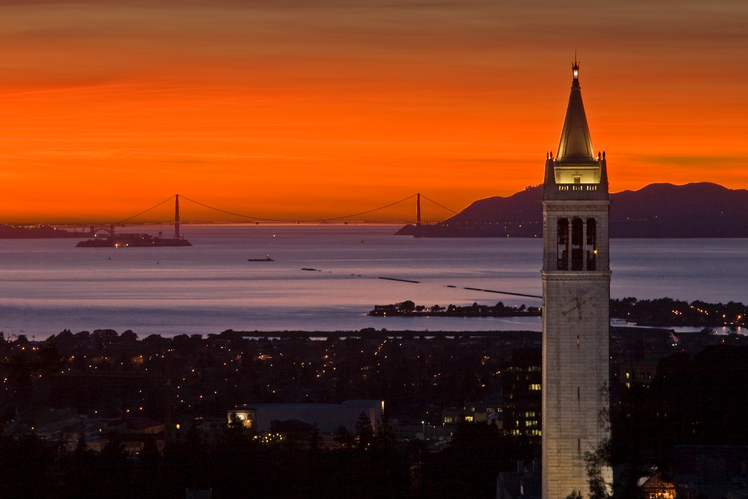
#> input picture Lab 1/image_examples/BerkeleyTower.png, 748 x 499 px
$ jupyter execute lab_1.ipynb
#> lines starting #> are read from the running program, lines starting #| are printed output that depends on the picture
## Biomedical images

This lab aims for the students to become familiar with image manipulation and representation techniques such as histogram manipulation, or filters, convolutions and fourier transforms.

### Part 1

The first part of this script focuses on loading an image, manipulating its histogram, and showing it on screen.

To do so, we will need the following python libraries:

[cell 1]
import matplotlib.pyplot as plt
import numpy as np
import cv2
import scipy.ndimage as ndimage

These are used for the following:
* `matplotlib.pyplot` offers reading, writting, and display options for images and plots. This will be useful to show the images on screen.
* `numpy` is the number one most used library on python for working with arrays, vectors, and numbers altogether, which we'll need to manipulate images.
* `cv2`, or `opencv-python`, is a huge library for image and video manipulation, which provides tons of filters and transformations easy to use.
* `scipy.ndimage` is also a library for image manipulation with filters, transformations and other tools.

An important consideration that must be taken into account when using `opencv-python` is that this library (for optimization reasons) displays colors in a BGR (Blue, Green, Red) form, in contrast with the RGB form most applications use nowadays.

Let us start by loading two images we'll use as examples for our code:

[cell 2]
berkeley = plt.imread('image_examples/BerkeleyTower.png')
#> berkeley is the input picture: shape (499, 748, 3) float32; mean R, G, B 0.463, 0.228, 0.129
cameraman = plt.imread('image_examples/cameraman.tif')
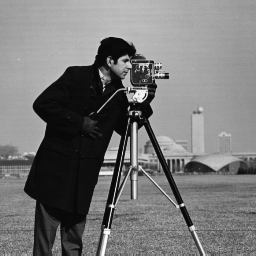
#> input picture Lab 1/image_examples/cameraman.tif, 256 x 256 px
#> cameraman is the input picture: shape (256, 256); min 7, max 253, mean 118.7

These images will already be in RGB. We can show both images by running `matplotlib`'s `pyplot.imshow()`.

[cell 3]
plt.imshow(berkeley)
plt.show()

[cell 4]
plt.imshow(cameraman, cmap='gray', vmin=0, vmax=255)
plt.show()

Note that the `cameraman.tif` image has a single channel, and as such needs a colormap (`cmap`) to be defined when showing it on screen. By default, all images with a single channel can be thought to be gray-scale images.

The `vmin` and `vmax` parameters determine which is the minimum and maximum values the pixels in the image can take.

To get a grasp of how images are encoded, we can split the channels of a colored image and display them side-by-side.

[cell 5]
red = berkeley[:, :, 0]
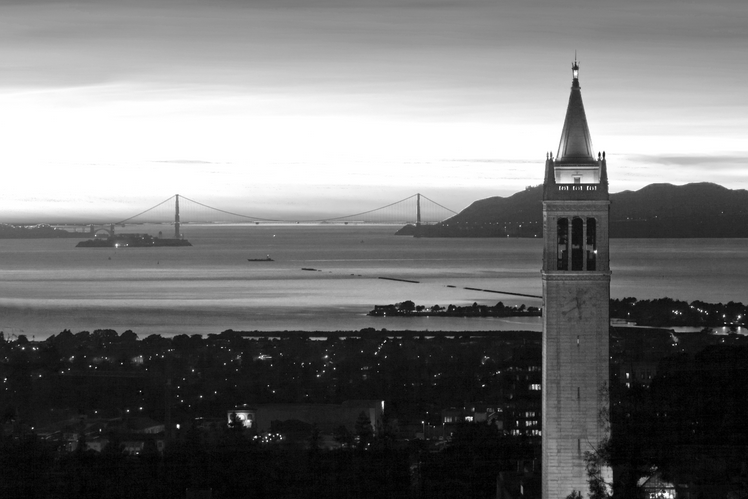
#> red: shape (499, 748) float32; min 0, max 1, mean 0.463
green = berkeley[:, :, 1]
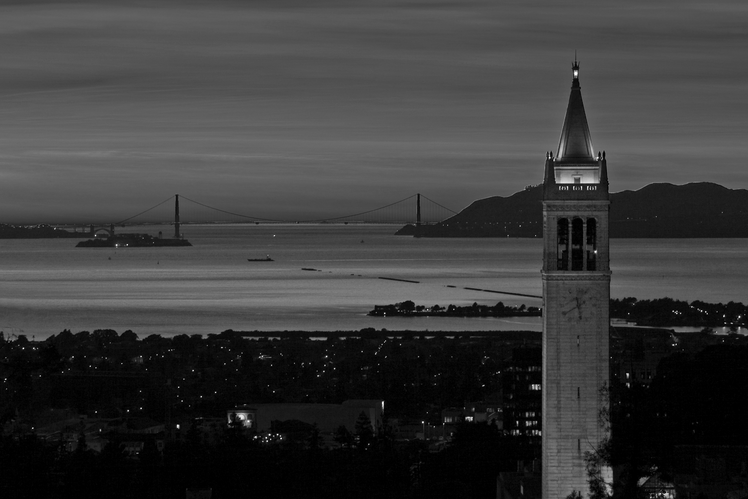
#> green: shape (499, 748) float32; min 0, max 1, mean 0.228
blue = berkeley[:, :, 2]
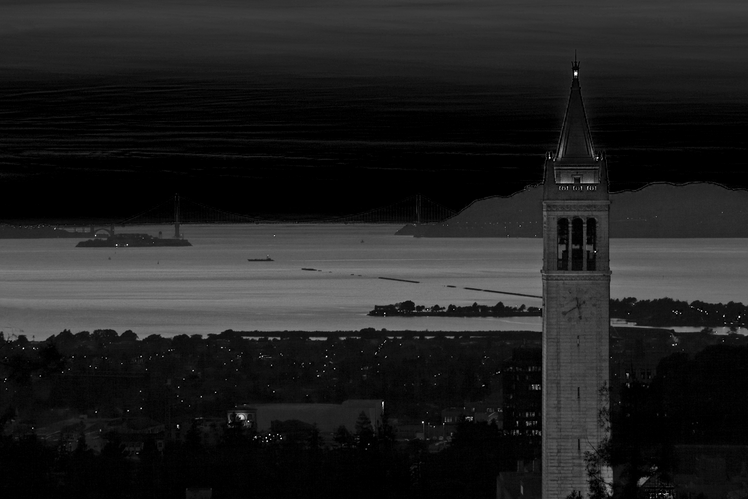
#> blue: shape (499, 748) float32; min 0, max 1, mean 0.129

fig, ax = plt.subplots(1, 3, figsize=(15, 5))
ax[0].imshow(red, cmap='gray', vmin=0, vmax=1)
ax[0].set_title('Red')
ax[1].imshow(green, cmap='gray', vmin=0, vmax=1)
ax[1].set_title('Green')
ax[2].imshow(blue, cmap='gray', vmin=0, vmax=1)
ax[2].set_title('Blue')

plt.show()

Different colormaps may be used to convey the color information easier.

[cell 6]
fig, ax = plt.subplots(1, 3, figsize=(15, 5))
ax[0].imshow(red, cmap='Reds', vmin=0, vmax=1)
ax[0].set_title('Red')
ax[1].imshow(green, cmap='Greens', vmin=0, vmax=1)
ax[1].set_title('Green')
ax[2].imshow(blue, cmap='Blues', vmin=0, vmax=1)
ax[2].set_title('Blue')

plt.show()

One can even convert colored images to gray-scale by different methods. The most easy is by averaging the intensity value over the color axis. This means performing the following calculation over all the pixels on the image:
$$
    GS_{ij} = \frac{1}{3}(R_{ij} + G_{ij} + B_{ij})
$$
Keep an eye on the shape of the image's matrix before and after the calculation.

[cell 7]
print("Shape before:", berkeley.shape)
#| Shape before: (499, 748, 3)
gray = np.average(berkeley, axis=2)
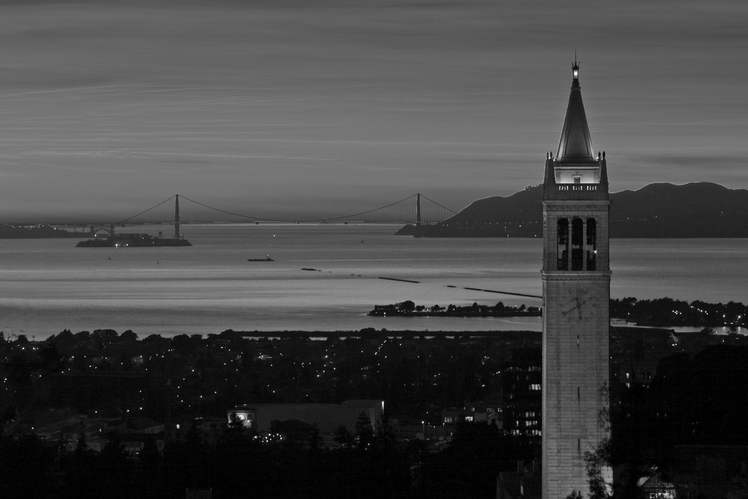
#> gray: shape (499, 748) float32; min 0, max 1, mean 0.273
print("Shape after:", gray.shape)
#| Shape after: (499, 748)

plt.imshow(gray, cmap='gray', vmin=0, vmax=1)
plt.show()

Note that different ways to make this conversion exist. For instance, the luminance of an image (also gray-scale) gives different importance to the three channels of the image:
$$
    L_{ij} = \frac{1}{3}(0.2126\cdot R_{ij} + 0.7152\cdot G_{ij} + 0.0722\cdot B_{ij})
$$

[cell 8]
luminance = 0.2126 * red + 0.7152 * green + 0.0722 * blue

plt.imshow(luminance, cmap='gray', vmin=0, vmax=1)
plt.show()

`opencv` comes with some builtin functions that makes this step easier and more intuitive:

[cell 9]
print("Shape before:", berkeley.shape)
#| Shape before: (499, 748, 3)
gray = cv2.cvtColor(berkeley, cv2.COLOR_RGB2GRAY)
print("Shape after:", gray.shape)
#| Shape after: (499, 748)

plt.imshow(gray, cmap='gray', vmin=0, vmax=1)
plt.show()

The histogram of this image can be computed by running over all the pixels on the gray-scale image and counting how many times each of the values appear. This can be done with a single `scipy.ndimage` function:

[cell 10]
hist = ndimage.histogram(gray, 0, 1, 256)
#> hist = 256 values, max 8402 at index 2, min 0 at index 214, mean 1458

Which takes the following inputs:
* The `input` image for which to construct the histogram
* The `minimum` value of the image pixels
* The `maximum` value of the image pixels
* The `bin count`

Note that the image max and min values were set to 0 and 1, which must be done like this, because `opencv` also normalizes the image pixels to a floating point number between 0 and 1, which is a very common way of encoding images.

[cell 11]
plt.plot(hist)
plt.show()
#> figure, not shown here; curve peaks at x = 2, y = 8402

It becomes obvious in this histogram that the gray-scale image of berkeley tower has a larger ammount of dimmer colors rather than lighter colors. One type of histogram manipulation can be cathegorized under linear transformations, for instance, rescaling all of the image pixels (values from 0 to 1) to another range of values:

[cell 12]
linear_eq = np.interp(gray, (gray.min(), gray.max()), (0.5, 1))
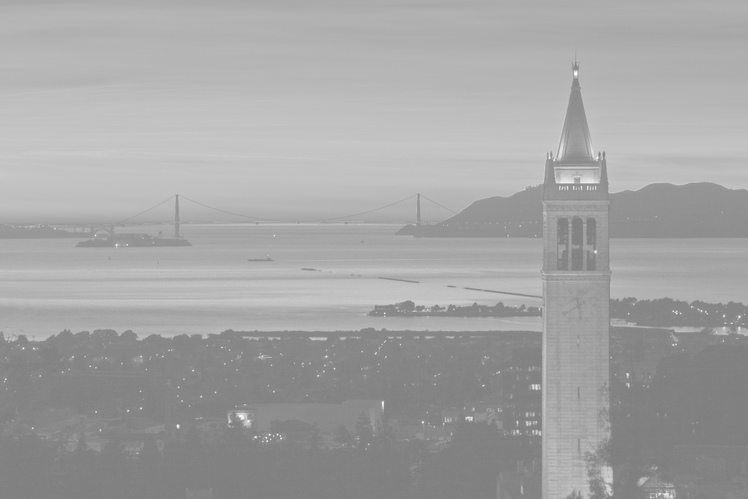
#> linear_eq: shape (499, 748) float64; min 0.5, max 1, mean 0.643

plt.imshow(linear_eq, cmap='gray', vmin=0, vmax=1)
plt.show()

See how the histogram changed:

[cell 13]
hist = ndimage.histogram(linear_eq, 0, 1, 256)
#> hist = 256 values, max 16622 at index 129, min 0 at index 0, mean 1458

plt.plot(hist)
plt.show()
#> figure, not shown here; curve peaks at x = 129, y = 16622

This is still not equalized, but one can play a bit with the numbers on the `np.interp` function, which provides an easy way of manipulating with linear transformations the histogram, to try to equalize it a bit.

Looking into the original histogram, most of the pixels present a value under 150 (over 255, which means a value of 150/255 = 0.58823529411 on the normalized image). We can then transform the image with the following:

[cell 14]
linear_eq = np.interp(gray, (0, 0.58823529411), (0, 1))
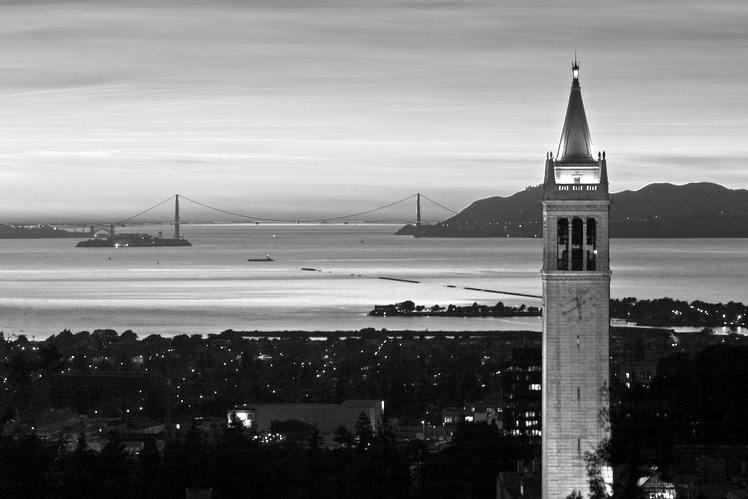
#> linear_eq: shape (499, 748) float64; min 0, max 1, mean 0.487

plt.imshow(linear_eq, cmap='gray', vmin=0, vmax=1)
plt.show()

hist = ndimage.histogram(linear_eq, 0, 1, 256)
#> hist = 256 values, max 5077 at index 4, min 38 at index 253, mean 1458
plt.plot(hist)
plt.show()
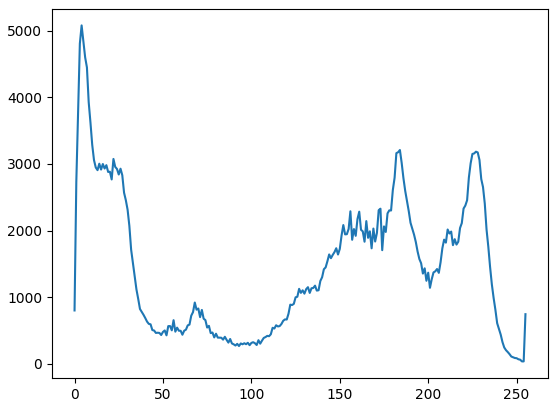
#> figure drawn by matplotlib, 1 panel; curve peaks at x = 4, y = 5077

This clearly improved the histogram of this image, however, it's not still equalized. This can be done with the following steps:

Note that, for the sake of simplicity, we go back to the `uint8` (0 to 255) values for the image pixels.

To start, one must compute the original histogram of the image:

[cell 15]
grayUint8 = np.uint8(gray * 255)
hist = ndimage.histogram(grayUint8, 0, 255, 256)
#> hist = 256 values, max 8643 at index 2, min 0 at index 232, mean 1458

Then one has to compute the cumulative sum of the histogram. This is equal to counting "how many pixels exist with a gray-scale value equal or lower to x":
$$
    cumsum(i) = \sum^i_{j=0} hist_j
$$

[cell 16]
cumsum = np.cumsum(hist)
#> cumsum = 256 values from 2854 to 373252

To compare, let us plot the histogram and cumsum back-to-back:

[cell 17]
fig, ax = plt.subplots(1, 2, figsize=(15, 5))
ax[0].plot(hist)
ax[0].set_title('Histogram')
ax[1].plot(cumsum)
ax[1].set_title('Cumulative sum')

plt.show()
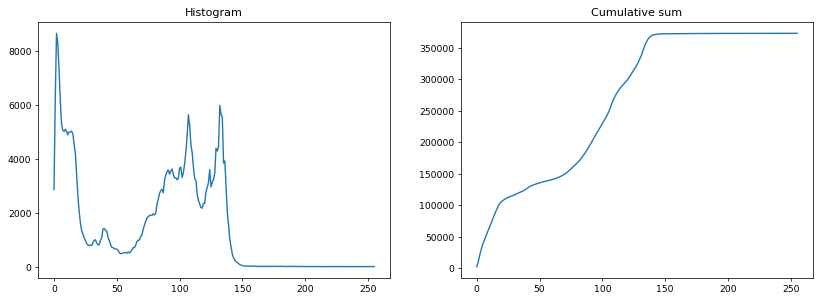
#> figure drawn by matplotlib, 2 panels; panel 1: curve peaks at x = 2, y = 8643; panel 2: curve peaks at x = 255, y = 373252

Finaly, the new value for the pixel $GS_{ij}$ will be set by normalizing the cumsum from 0 to 255, taking the old value of the pixel and running it through the cumsum function:
$$
    EQ_{ij} = \frac{1}{M} cumsum(GS_{ij})
$$
Where M is the pixel count of the image:
$$
    M=shape_x \times shape_y
$$

[cell 18]
eq = cumsum[grayUint8] * 255 / grayUint8.size
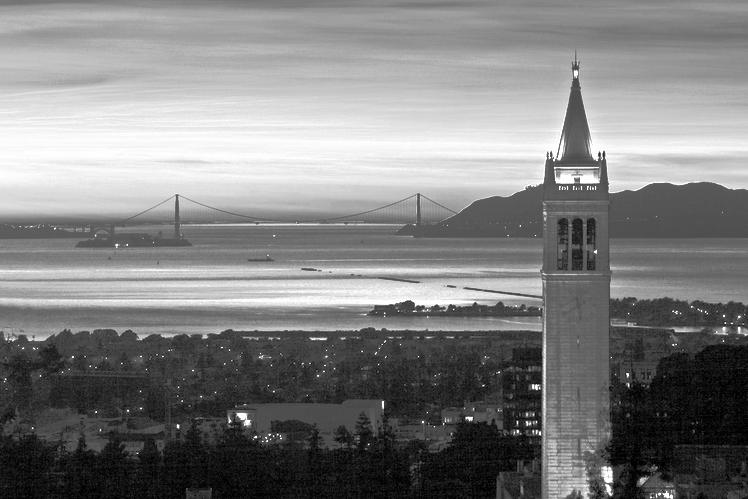
#> eq: shape (499, 748) float64; min 1.95, max 255, mean 128.8

plt.imshow(eq, cmap='gray', vmin=0, vmax=255)
plt.show()
